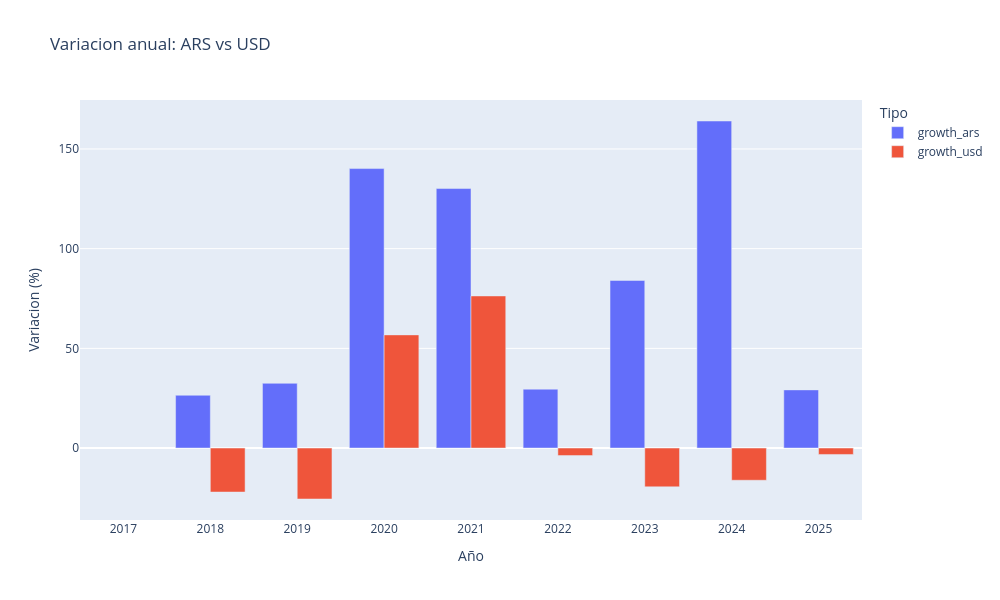

This figure's notebook cell:
### Markdown cell above
<div style="
    background: linear-gradient(#0c4555);
    padding: 18px 22px;
    border-radius: 10px;
    font-size: 16px;
    font-weight: 500;
    color: #ffffff;
    line-height: 1.6;
    font-family: -apple-system, BlinkMacSystemFont, 'Segoe UI', Roboto, sans-serif;
    border-left: 4px solid #44b5f7;
">
Comparamos Variacion % USD con ARS
</div>

### Code cell
fig = px.bar(
    df_inflacion,
    x="year",
    y=["growth_ars", "growth_usd"],
    barmode="group",
    title="Variacion anual: ARS vs USD",
    labels={
        "value": "Variacion (%)",
        "year": "Año",
        "variable": "Tipo"
    },
    width=1000,
    height=600
)

fig.show()

### Figure 1 — Plotly figure (JSON) as saved in the notebook; plotly's stock layout.template omitted (floating-point values rounded to 4 significant figures)
{"data": [{"alignmentgroup": "True", "hovertemplate": "Tipo=growth_ars<br>Año=%{x}<br>Variacion (%)=%{y}<extra></extra>", "legendgroup": "growth_ars", "marker": {"color": "#636efa", "pattern": {"shape": ""}}, "name": "growth_ars", "offsetgroup": "growth_ars", "orientation": "v", "showlegend": true, "textposition": "auto", "type": "bar", "x": [2017, 2018, 2019, 2020, 2021, 2022, 2023, 2024, 2025], "xaxis": "x", "y": [NaN, 26.49, 32.48, 140.2, 130.1, 29.53, 84.05, 164.0, 29.18], "yaxis": "y"}, {"alignmentgroup": "True", "hovertemplate": "Tipo=growth_usd<br>Año=%{x}<br>Variacion (%)=%{y}<extra></extra>", "legendgroup": "growth_usd", "marker": {"color": "#EF553B", "pattern": {"shape": ""}}, "name": "growth_usd", "offsetgroup": "growth_usd", "orientation": "v", "showlegend": true, "textposition": "auto", "type": "bar", "x": [2017, 2018, 2019, 2020, 2021, 2022, 2023, 2024, 2025], "xaxis": "x", "y": [NaN, -22.06, -25.55, 56.76, 76.28, -3.791, -19.45, -16.15, -3.213], "yaxis": "y"}], "layout": {"barmode": "group", "height": 600, "legend": {"title": {"text": "Tipo"}, "tracegroupgap": 0}, "title": {"text": "Variacion anual: ARS vs USD"}, "width": 1000, "xaxis": {"anchor": "y", "domain": [0, 1], "title": {"text": "Año"}}, "yaxis": {"anchor": "x", "domain": [0, 1], "title": {"text": "Variacion (%)"}}}}
